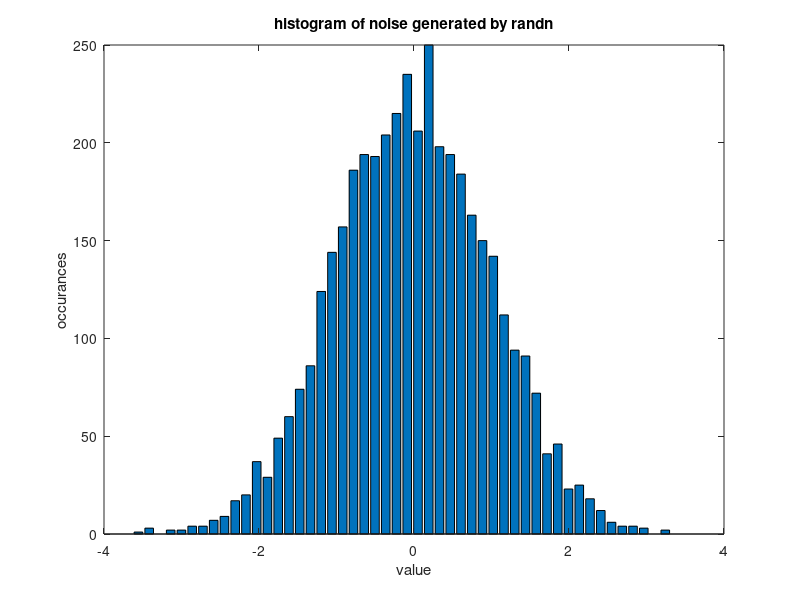
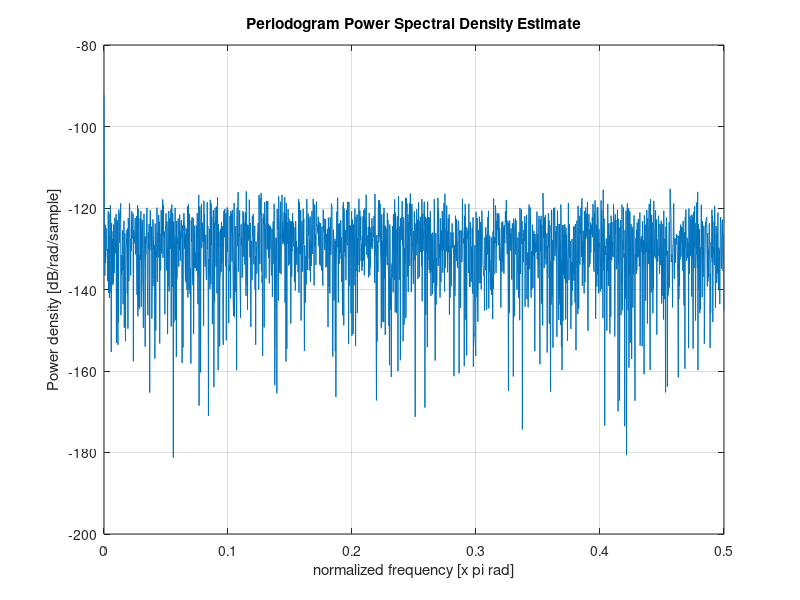
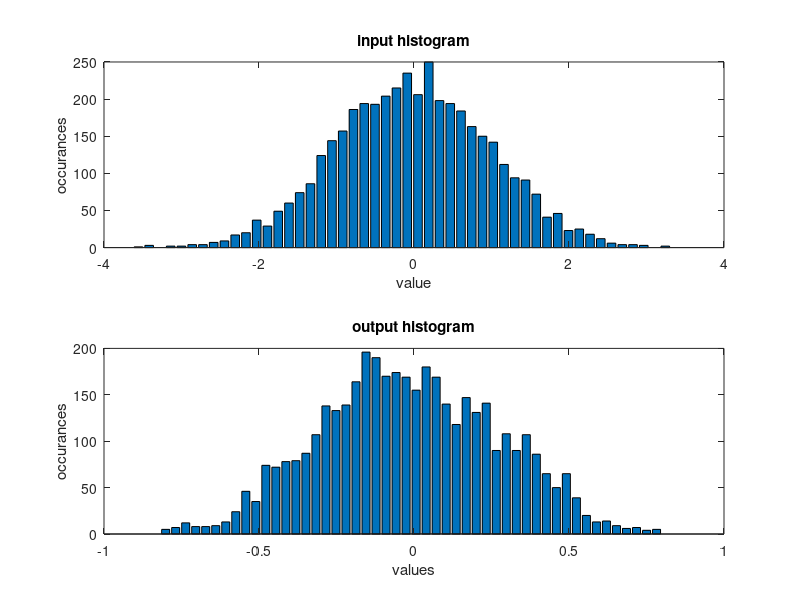
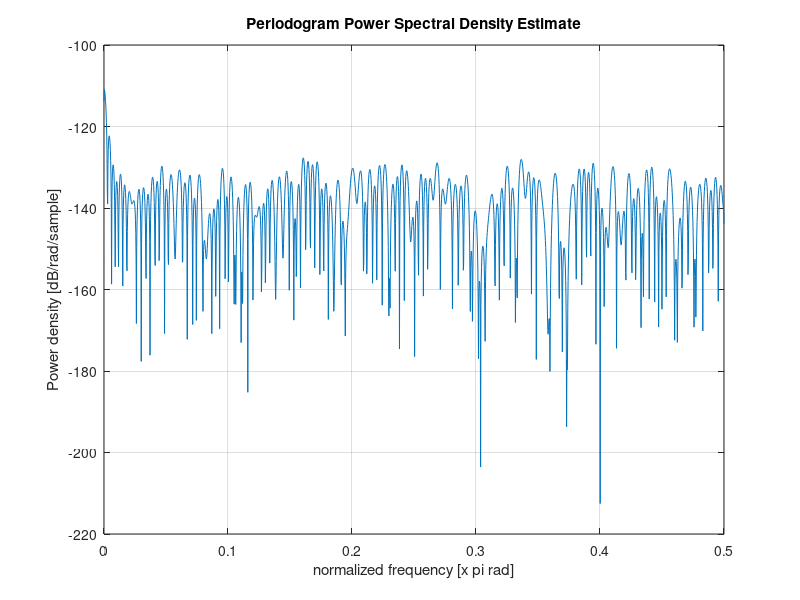

Source code (MATLAB) for these figures, in order: (Note: this script raises an error after producing the figures.)
%% Eric Morse ECE310 hw3
T = 0.004;
N= 4096;
r1 = randn(1,N);
m1 = mean(r1);
v1 = var(r1);
[counts, centers] = hist(r1, 50);
figure(1)
bar(centers, counts);
title('histogram of noise generated by randn');
ylabel('occurances');
xlabel('value');
R1= fft(r1)*T/N;
fftout = fftshift(R1);
Xft = abs(fftout).^2;
Pft = Xft/T;
deltaf = 1/T;
f = linspace(-(N/2)*deltaf, ((N/2)-1)*deltaf, N);
figure(2)
periodogram(Pft)
%No is dB/rad/sample that noise should be constant
No = 20*log(v1/(2*512000))/log(10);
[b, a] = cheby1(5, 1, 0.078125);
y = filter(b, a, r1);
m2 = mean(y);
[counts2, centers2] = hist(y, 50);
%plotting output waveform for comparison
figure(3)
subplot(2,1,1);
bar(centers, counts);
title('input histogram');
ylabel('occurances');
xlabel('value');
subplot(2,1,2);
bar(centers2, counts2);
title('output histogram');
ylabel('occurances');
xlabel('values');
%creating periodogram of output waveform
figure(4)
fft2= fft(y)*T/N;
Xft2 = abs(fft2).^2;
Yft = Xft2/T;
periodogram(Yft)
%% Problem 5
K = linspace(0, 1.08);
Pno = 0.0172;
semilogy(K, Q(sqrt(K.^2/Pno)));
title('Probability of error vs threshold plot');
ylabel('Probability of error');
xlabel('threshold level K');
xlim([0 1.08]);
ylim([10^(-17) 1]);